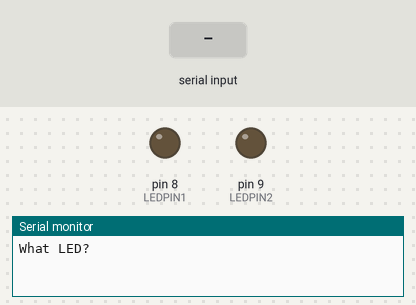
The sketch below on a simulated Arduino Uno, built with avr-gcc and run on an emulated ATmega328P. On the bench: output pins drawn as LEDs (lit = HIGH), the last lines printed to the serial monitor. Dashed ring = blinking. Inputs (shaded band) come from the test bench.

Above: at 1.2 s.
1.3 s: "1\n" received over Serial
At 2.45 s:
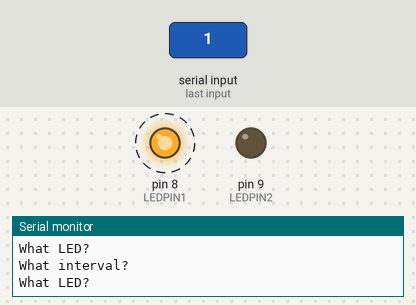
4.3 s: "2\n" received over Serial
At 5.45 s:
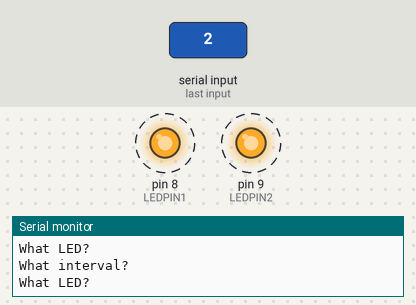
7.3 s: "1,90\n" received over Serial
At 8.35 s:
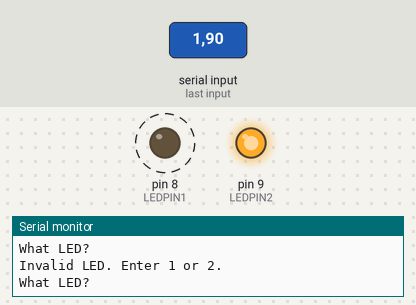
10.3 s: "1,90,45\n" received over Serial
Timing chart, 0 to 14.3 s (numbered marks = the images above; inputs shaded):
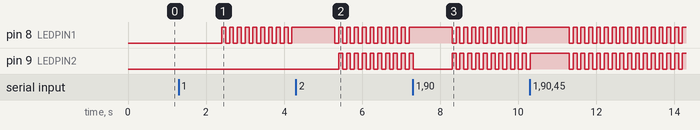

Measured:
- after the input at 1.3 s, pin 8 (LEDPIN1): alternates HIGH for 0.10 s and LOW for 0.10 s, starting after 1.1 s
- after the input at 4.3 s, pin 9 (LEDPIN2): alternates HIGH for 0.10 s and LOW for 0.10 s, starting after 1.1 s

The sketch:

Lights.ino
```cpp
/*  The intent of this program is for the student to explore how to do a round-robin cyclic executive task manager.
    To this end, this program queries the user across the serial port what LED and what
    interval should that LED blink with. There are 2 LEDs, and each LED
    can blink at different rates.
    Who: Theo Poulos
    When: 3/13/2026
*/

#define LEDPIN1 8
#define LEDPIN2 9

int LED1 = 0;                     // LED1 state
int LED2 = 0;                     // LED2 state

unsigned long interval1 = 0;      // LED1 blink interval
unsigned long interval2 = 0;      // LED2 blink interval

unsigned long delaystart1 = 0;    // last LED1 toggle time
unsigned long delaystart2 = 0;    // last LED2 toggle time

int selectedLED = 0;              // LED chosen by user
int waitingForInterval = 0;       // input state


void TaskSerial();
void TaskLED1();
void TaskLED2();

// setup stuff
void setup()
{
    Serial.begin(9600);

    pinMode(LEDPIN1, OUTPUT);
    pinMode(LEDPIN2, OUTPUT);

    digitalWrite(LEDPIN1, LOW);
    digitalWrite(LEDPIN2, LOW);

    Serial.println("What LED?");
}

// loops through each task
void loop()
{
    TaskSerial();   // task 1
    TaskLED1();     // task 2
    TaskLED2();     // task 3
}


// select led and time
void TaskSerial()
{
    if (Serial.available() > 0)
    {
        if (waitingForInterval == 0)
        {
            selectedLED = Serial.parseInt();

            if (selectedLED == 1 || selectedLED == 2)
            {
                Serial.println("What interval?");
                waitingForInterval = 1;
            }else
            {
                Serial.println("Invalid LED. Enter 1 or 2.");
                Serial.println("What LED?");
            }
        }
        else
        // if theres a new interval that needs to be set
        {
            unsigned long newInterval = Serial.parseInt();
            if (newInterval < 100)
            {
                newInterval = 100;
            }
            if (selectedLED == 1)
            {
                interval1 = newInterval;
                delaystart1 = millis();
            }
            if (selectedLED == 2)
            {
                interval2 = newInterval;
                delaystart2 = millis();
            }
            waitingForInterval = 0;
            Serial.println("What LED?");
        }
    }
}


void TaskLED1()
{
    // start the new clock for LED 1
    if (interval1 > 0 && millis() - delaystart1 >= interval1)
    {
        if (LED1 == 0)
        {
            LED1 = 1;
            digitalWrite(LEDPIN1, HIGH);
        }else
        {
            LED1 = 0;
            digitalWrite(LEDPIN1, LOW);
        }
        delaystart1 = millis();
    }
}


void TaskLED2()
{   // start the new clock for LED 2
    if (interval2 > 0 && millis() - delaystart2 >= interval2)
    {
        if (LED2 == 0)
        {
            LED2 = 1;
            digitalWrite(LEDPIN2, HIGH);
        }else
        {
            LED2 = 0;
            digitalWrite(LEDPIN2, LOW);
        }
        delaystart2 = millis();
    }
}
```
